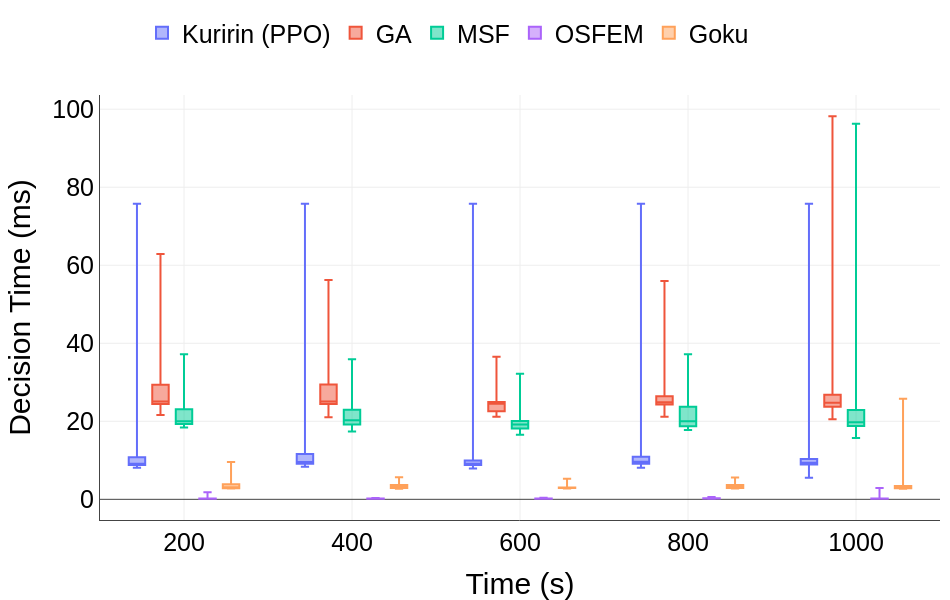

Notebook code for this chart:
### Code cell
dicio_csv_kuririn["decision_time_ms"] = tc.substituir_outliers_por_bigode_6x(
    dicio_csv_kuririn["decision_time_ms"]
)
print(tc.percentual_outliers(dicio_csv_kuririn["decision_time_ms"]))

data = {
    "Time (s)": tempos,
    "Kuririn (PPO)": dicio_csv_kuririn["decision_time_ms"],
    "GA": dicio_csv_GA["decision_time_ms"],
    "MSF": dicio_csv_MSF["decision_time_ms"],
    "OSFEM": dicio_csv_osfem["decision_time_ms"],
    "Goku": dicio_csv_goku["decision_time_ms"],
    # 'Goku': dicio_csv_vegeta["decision_time_ms"],
}

df = pd.DataFrame(data)

df_long = df.melt(id_vars=["Time (s)"], var_name="Method", value_name="Decision Time (ms)")

# Criando o gráfico de box plot
fig = px.box(
    df_long,
    x="Time (s)",
    y="Decision Time (ms)",
    color="Method",
    title=None,
    orientation="v",
    points=False,
)

fig.update_traces(quartilemethod="inclusive")


draft_template = go.layout.Template()
draft_template.layout.annotations = [
    dict(
        name="draft watermark",
        text="",
        textangle=-30,
        opacity=0.1,
        font=dict(color="black", size=100),
        xref="paper",
        yref="paper",
        x=0.5,
        y=0.5,
        showarrow=False,
    )
]

fig.update_layout(
    yaxis=dict(showline=True, showgrid=True),
    xaxis=dict(showline=True, showgrid=True),
    legend_title=None,
    margin=dict(l=100, r=10, b=80, t=25),
    autosize=True,
    width=950,
    height=600,
    template=draft_template,
    legend=dict(x=0.05, y=1.2, traceorder="normal", orientation="h"),
    font=dict(family="Arial", size=25, color="Black"),
)

# Exibindo o gráfico
fig.show()

### Figure 1 — Plotly figure (JSON) as saved in the notebook; plotly's stock layout.template omitted (floating-point values rounded to 4 significant figures; data arrays with more than 128 entries replaced by an {"elided": "..."} marker saying what was removed)
{"data": [{"alignmentgroup": "True", "boxpoints": false, "hovertemplate": "Method=Kuririn (PPO)<br>Time (s)=%{x}<br>Decision Time (ms)=%{y}<extra></extra>", "legendgroup": "Kuririn (PPO)", "marker": {"color": "#636efa"}, "name": "Kuririn (PPO)", "notched": false, "offsetgroup": "Kuririn (PPO)", "orientation": "v", "quartilemethod": "inclusive", "showlegend": true, "type": "box", "x": {"elided": "3522 int values"}, "x0": " ", "xaxis": "x", "y": {"elided": "3522 float values"}, "y0": " ", "yaxis": "y"}, {"alignmentgroup": "True", "boxpoints": false, "hovertemplate": "Method=GA<br>Time (s)=%{x}<br>Decision Time (ms)=%{y}<extra></extra>", "legendgroup": "GA", "marker": {"color": "#EF553B"}, "name": "GA", "notched": false, "offsetgroup": "GA", "orientation": "v", "quartilemethod": "inclusive", "showlegend": true, "type": "box", "x": {"elided": "3522 int values"}, "x0": " ", "xaxis": "x", "y": {"elided": "3522 str values"}, "y0": " ", "yaxis": "y"}, {"alignmentgroup": "True", "boxpoints": false, "hovertemplate": "Method=MSF<br>Time (s)=%{x}<br>Decision Time (ms)=%{y}<extra></extra>", "legendgroup": "MSF", "marker": {"color": "#00cc96"}, "name": "MSF", "notched": false, "offsetgroup": "MSF", "orientation": "v", "quartilemethod": "inclusive", "showlegend": true, "type": "box", "x": {"elided": "3522 int values"}, "x0": " ", "xaxis": "x", "y": {"elided": "3522 str values"}, "y0": " ", "yaxis": "y"}, {"alignmentgroup": "True", "boxpoints": false, "hovertemplate": "Method=OSFEM<br>Time (s)=%{x}<br>Decision Time (ms)=%{y}<extra></extra>", "legendgroup": "OSFEM", "marker": {"color": "#ab63fa"}, "name": "OSFEM", "notched": false, "offsetgroup": "OSFEM", "orientation": "v", "quartilemethod": "inclusive", "showlegend": true, "type": "box", "x": {"elided": "3522 int values"}, "x0": " ", "xaxis": "x", "y": {"elided": "3522 str values"}, "y0": " ", "yaxis": "y"}, {"alignmentgroup": "True", "boxpoints": false, "hovertemplate": "Method=Goku<br>Time (s)=%{x}<br>Decision Time (ms)=%{y}<extra></extra>", "legendgroup": "Goku", "marker": {"color": "#FFA15A"}, "name": "Goku", "notched": false, "offsetgroup": "Goku", "orientation": "v", "quartilemethod": "inclusive", "showlegend": true, "type": "box", "x": {"elided": "3522 int values"}, "x0": " ", "xaxis": "x", "y": {"elided": "3522 str values"}, "y0": " ", "yaxis": "y"}], "layout": {"autosize": true, "boxmode": "group", "font": {"color": "Black", "family": "Arial", "size": 25}, "height": 600, "legend": {"orientation": "h", "title": {}, "tracegroupgap": 0, "traceorder": "normal", "x": 0.05, "y": 1.2}, "margin": {"b": 80, "l": 100, "r": 10, "t": 25}, "width": 950, "xaxis": {"anchor": "y", "domain": [0, 1], "showgrid": true, "showline": true, "title": {"text": "Time (s)"}}, "yaxis": {"anchor": "x", "domain": [0, 1], "showgrid": true, "showline": true, "title": {"text": "Decision Time (ms)"}}}}
